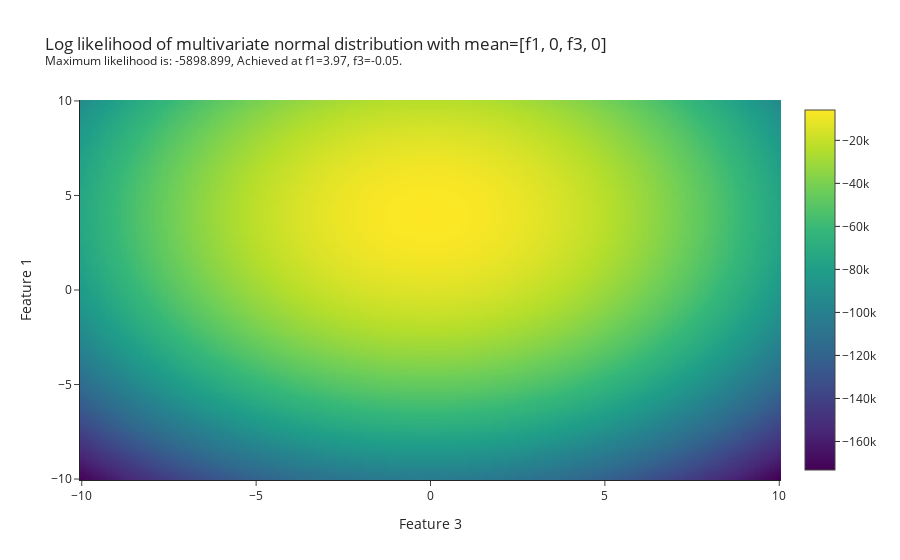

Write notebook code for a chart like this one.
### Code cell
max = data.max()
((max_f1_i, max_f3_i),) = np.argwhere(data == max)
max_description = f"Maximum likelihood is: {round(max, 3)}, Achieved at f1={round(means_to_check[max_f1_i], 3)}, f3={round(means_to_check[max_f3_i], 3)}."


fig = go.Figure([go.Heatmap(x=means_to_check, y=means_to_check, z=data)])
fig.update_layout(xaxis_title='Feature 3', yaxis_title='Feature 1',
                  title='Log likelihood of multivariate normal distribution with mean=[f1, 0, f3, 0]<br />'
                        f'<sup>{max_description}</sup>', )
fig.show()

### Figure 1 — Plotly figure (JSON) as saved in the notebook; plotly's stock layout.template omitted (floating-point values rounded to 4 significant figures; data arrays with more than 128 entries replaced by an {"elided": "..."} marker saying what was removed)
{"data": [{"type": "heatmap", "x": {"elided": "200 float values"}, "y": {"elided": "200 float values"}, "z": {"elided": "200x200 float values"}}], "layout": {"title": {"text": "Log likelihood of multivariate normal distribution with mean=[f1, 0, f3, 0]<br /><sup>Maximum likelihood is: -5898.899, Achieved at f1=3.97, f3=-0.05.</sup>"}, "xaxis": {"title": {"text": "Feature 3"}}, "yaxis": {"title": {"text": "Feature 1"}}}}
